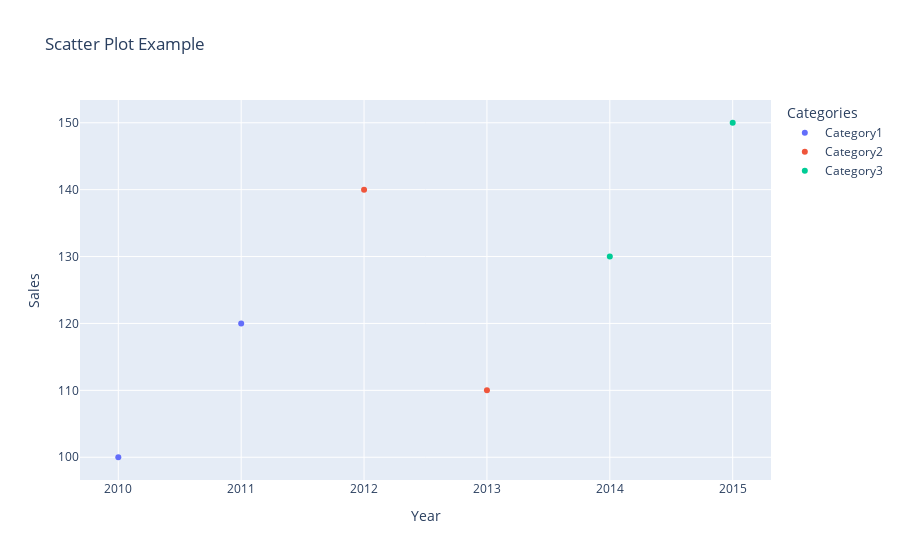

Notebook cell for this chart:
### Code cell
# Example DataFrame
data = {
    'Year': [2010, 2011, 2012, 2013, 2014, 2015],
    'ProductA': [100, 120, 140, 110, 130, 150],
    'ProductB': [80, 90, 95, 85, 100, 110],
    'ProductC': [70, 80, 85, 75, 90, 100],
    'Category': ['Category1', 'Category1', 'Category2', 'Category2', 'Category3', 'Category3']
}

df = pd.DataFrame(data)

# Using the function to create a scatter plot
plot_scatter_plot(dataframe=df, x_column='Year', y_column='ProductA', colormap='Viridis',
                  title='Scatter Plot Example', xlabel='Year', ylabel='Sales', color_column='Category')

### Figure 1 — Plotly figure (JSON) as saved in the notebook; plotly's stock layout.template omitted (floating-point values rounded to 4 significant figures)
{"data": [{"hovertemplate": "Category=Category1<br>Year=%{x}<br>Sales=%{y}<extra></extra>", "legendgroup": "Category1", "marker": {"color": "#636efa", "symbol": "circle"}, "mode": "markers", "name": "Category1", "orientation": "v", "showlegend": true, "type": "scatter", "x": [2010, 2011], "xaxis": "x", "y": [100, 120], "yaxis": "y"}, {"hovertemplate": "Category=Category2<br>Year=%{x}<br>Sales=%{y}<extra></extra>", "legendgroup": "Category2", "marker": {"color": "#EF553B", "symbol": "circle"}, "mode": "markers", "name": "Category2", "orientation": "v", "showlegend": true, "type": "scatter", "x": [2012, 2013], "xaxis": "x", "y": [140, 110], "yaxis": "y"}, {"hovertemplate": "Category=Category3<br>Year=%{x}<br>Sales=%{y}<extra></extra>", "legendgroup": "Category3", "marker": {"color": "#00cc96", "symbol": "circle"}, "mode": "markers", "name": "Category3", "orientation": "v", "showlegend": true, "type": "scatter", "x": [2014, 2015], "xaxis": "x", "y": [130, 150], "yaxis": "y"}], "layout": {"legend": {"title": {"text": "Categories"}, "tracegroupgap": 0}, "title": {"text": "Scatter Plot Example"}, "xaxis": {"anchor": "y", "domain": [0, 1], "title": {"text": "Year"}}, "yaxis": {"anchor": "x", "domain": [0, 1], "title": {"text": "Sales"}}}}
